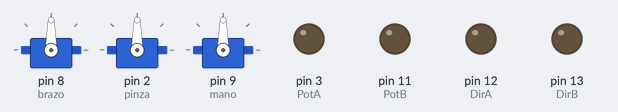
Simulated run of this sketch. Board: Arduino Uno, built with avr-gcc and run on an emulated ATmega328P. Shown: 3 × servo, output pins drawn as LEDs (lit = HIGH).

Above: at 0.1 s.
At 2.3 s:
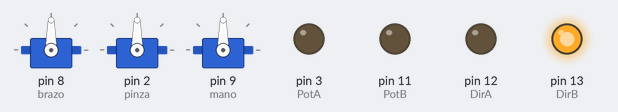
Timing chart, 0 to 3.8 s (numbered marks = the images above):
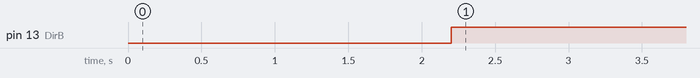

The sketch:

movimientos_basicos.ino
```cpp
#include <Servo.h>
Servo brazo;
Servo mano;
Servo pinza;
int DirA=12;
int DirB=13;
int PotA=3;
int PotB=11;
void setup() {
    brazo.attach(8);
    pinza.attach(2);
    mano.attach(9); // indico donde esta mi servo conectado

   brazo.write(90);
    mano.write(90);
 pinza.write(90);
 delay(500);
 aumentar_angulo(140,pinza,100);
  pinMode(DirA,OUTPUT);
  pinMode(DirB,OUTPUT);
  pinMode(PotA,OUTPUT);
  pinMode(PotB,OUTPUT);
  // put your setup code here, to run once:

}

void loop() {

  parar();

  // put your main code here, to run repeatedly:

}

void atras(int v){
    digitalWrite(DirA,LOW);
    digitalWrite(DirB,HIGH);
    analogWrite(PotA,v);
    analogWrite(PotB,v);

  }
void parar(){
    digitalWrite(DirA,LOW);
    digitalWrite(DirB,HIGH);
    analogWrite(PotA,0);
    analogWrite(PotB,0);

  }


void aumentar_angulo (int angulo, Servo servo,int tiempo){
  int actual=servo.read();
  while(actual<angulo){
    actual=actual+3;
     servo.write(actual);
     delay(tiempo);
  }}
void disminuir_angulo (int angulo, Servo servo,int tiempo){
  int actual=servo.read();
  while(actual>angulo){
    actual=actual-3;
     servo.write(actual);
     delay(tiempo);
  }
}
```

Measured:
- by itself, pin 13 (DirB): LOW → HIGH at 2.2 s
